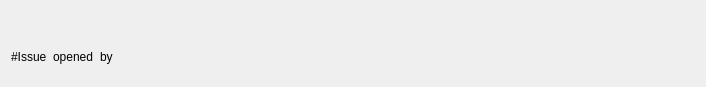
<?xml version="1.0" encoding="UTF-8"?>
<ui version="4.0">
    <class>IssueTemplate</class>
    <widget class="QWidget" name="IssueTemplate">
        <property name="geometry">
            <rect>
                <x>0</x>
                <y>0</y>
                <width>706</width>
                <height>87</height>
            </rect>
        </property>
        <property name="windowTitle">
            <string>Form</string>
        </property>
        <layout class="QVBoxLayout" name="verticalLayout">
            <item>
                <layout class="QHBoxLayout" name="horizontalLayout">
                    <item>
                        <widget class="IconLabel" name="statusNameWidget" native="true">
                            <property name="sizePolicy">
                                <sizepolicy hsizetype="Fixed" vsizetype="Fixed">
                                    <horstretch>0</horstretch>
                                    <verstretch>0</verstretch>
                                </sizepolicy>
                            </property>
                        </widget>
                    </item>
                    <item>
                        <layout class="QHBoxLayout" name="labelsLayout"/>
                    </item>
                    <item>
                        <spacer name="horizontalSpacer">
                            <property name="orientation">
                                <enum>Qt::Horizontal</enum>
                            </property>
                            <property name="sizeHint" stdset="0">
                                <size>
                                    <width>40</width>
                                    <height>20</height>
                                </size>
                            </property>
                        </spacer>
                    </item>
                    <item>
                        <widget class="IconLabel" name="commentsWidget" native="true">
                            <property name="sizePolicy">
                                <sizepolicy hsizetype="Fixed" vsizetype="Fixed">
                                    <horstretch>0</horstretch>
                                    <verstretch>0</verstretch>
                                </sizepolicy>
                            </property>
                        </widget>
                    </item>
                </layout>
            </item>
            <item>
                <layout class="QHBoxLayout" name="horizontalLayout_2">
                    <item>
                        <widget class="QLabel" name="issueNumberLabel">
                            <property name="text">
                                <string>#Issue</string>
                            </property>
                        </widget>
                    </item>
                    <item>
                        <widget class="QLabel" name="openedLabel">
                            <property name="text">
                                <string>opened</string>
                            </property>
                        </widget>
                    </item>
                    <item>
                        <widget class="QLabel" name="byLabel">
                            <property name="text">
                                <string>by</string>
                            </property>
                        </widget>
                    </item>
                    <item>
                        <spacer name="horizontalSpacer_2">
                            <property name="orientation">
                                <enum>Qt::Horizontal</enum>
                            </property>
                            <property name="sizeHint" stdset="0">
                                <size>
                                    <width>40</width>
                                    <height>20</height>
                                </size>
                            </property>
                        </spacer>
                    </item>
                </layout>
            </item>
        </layout>
    </widget>
    <customwidgets>
        <customwidget>
            <class>IconLabel</class>
            <extends>QWidget</extends>
            <header>widgets.IconLabel</header>
            <container>1</container>
        </customwidget>
    </customwidgets>
    <resources/>
    <connections/>
</ui>
